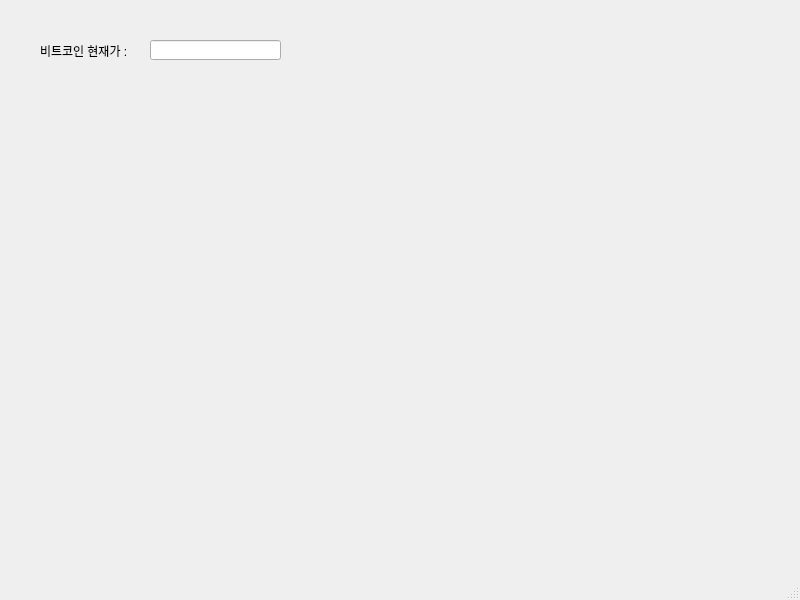
<?xml version="1.0" encoding="UTF-8"?>
<ui version="4.0">
 <class>MainWindow</class>
 <widget class="QMainWindow" name="MainWindow">
  <property name="geometry">
   <rect>
    <x>0</x>
    <y>0</y>
    <width>800</width>
    <height>600</height>
   </rect>
  </property>
  <property name="windowTitle">
   <string>MainWindow</string>
  </property>
  <widget class="QWidget" name="centralwidget">
   <widget class="QLineEdit" name="lineEdit">
    <property name="geometry">
     <rect>
      <x>150</x>
      <y>40</y>
      <width>131</width>
      <height>20</height>
     </rect>
    </property>
   </widget>
   <widget class="QLabel" name="label">
    <property name="geometry">
     <rect>
      <x>40</x>
      <y>40</y>
      <width>101</width>
      <height>21</height>
     </rect>
    </property>
    <property name="text">
     <string>비트코인 현재가 : </string>
    </property>
   </widget>
  </widget>
  <widget class="QMenuBar" name="menubar">
   <property name="geometry">
    <rect>
     <x>0</x>
     <y>0</y>
     <width>800</width>
     <height>25</height>
    </rect>
   </property>
  </widget>
  <widget class="QStatusBar" name="statusbar"/>
 </widget>
 <resources/>
 <connections/>
</ui>
